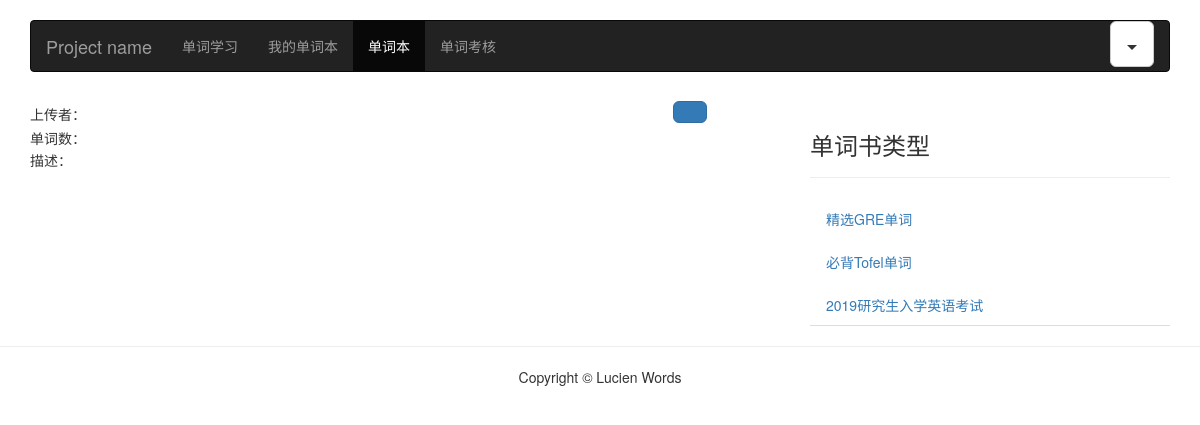
The app's page /account/learn/wordbook/wordbookunit (signed in) with its own data.
### learn/models.py (models this page shows, shortened)
class WordBook(models.Model):
    title = models.CharField(blank=True, max_length=50,
                                   verbose_name=u"书名")
    description = models.CharField(blank=True, max_length=200,
                                   verbose_name=u"描述")
    uploaded_user = models.ForeignKey(User, verbose_name=u"上传人", on_delete=models.CASCADE)
    word_num = models.IntegerField(default=1000, verbose_name=u"单词数")
    class Meta:
        verbose_name = u"单词本"
        verbose_name_plural = verbose_name

### learn/views.py (the view, shortened to what this page needs)
# urls.py: path('wordbook/wordbookunit', views.wordbookunit, name='wordbookunit'),
@login_required
def wordbookunit(request):
    passed = {}
    passed['wordbook_info'] = get_all_books()
    user = request.user
    if request.method == "GET":
        if 'id' in request.GET:
            all_words_num = 0
            wordbook_id = request.GET['id']
            get_book = WordBook.objects.get(id=wordbook_id)
            passed['title'] = get_book.title
            passed['description'] = get_book.description
            passed['uploaded_user'] = get_book.uploaded_user.username
            passed['username'] = user.username
            wordbookunit = WordUnit.objects.filter(book=get_book)
            if LearningPlan.objects.filter(user=user, wordbook=get_book).count() > 0:
                passed['save_button_name'] = SAVE_BUTTON[1]
            else:
                passed['save_button_name'] = SAVE_BUTTON[0]
            wb_info = []
            for wb in wordbookunit:
                info = {}
                info['unit_name'] = 'unit' + str(wb.unit_order)
                info['word_num'] = wb.word_num
                info['unit_id'] = wb.id
                all_words_num += wb.word_num
                wb_info.append(info)
            passed['allunits'] = wb_info
            passed['word_num'] = all_words_num
            passed['wordbook_id'] = wordbook_id
    return render(request, 'wordbookunit.html', passed)

### learn/views.py (called while the page is built)
def get_all_books():
    all_wordbooks = WordBook.objects.all()
    wordbook_info = []
    for wordbook in all_wordbooks:
        info = {}
        info['title'] = wordbook.title
        info['description'] = wordbook.description
        info['uploaded_user'] = wordbook.uploaded_user.username
        info['word_num'] = wordbook.word_num
        info['wordbook_id'] = wordbook.id
        wordbook_info.append(info)
    return wordbook_info

### learn/templates/wordbookunit.html (shortened to what this page needs)
<!DOCTYPE html>
{% load static %}
<html lang="zh-CN">
  <head>
    <link href="https://cdn.bootcss.com/bootstrap/3.3.7/css/bootstrap.min.css" rel="stylesheet">
    <link href="{% static 'css/font-awesome.min.css' %}" rel="stylesheet">
    <link href="{% static 'css/ie10-viewport-bug-workaround.css'%}" rel="stylesheet">
    <link href="{% static 'css/navbar.css'%}" rel="stylesheet">
    <link rel="stylesheet" type="text/css" href="{% static 'css/wordbook.css'%}">
  </head>
  <body>
    <div class="container">
      <nav class="navbar navbar-inverse">
        <div class="container-fluid">
          <div class="navbar-header">
            <a class="navbar-brand" href="#">Project name</a>
          </div>
          <div id="navbar" class="navbar-collapse collapse">
            <ul class="nav navbar-nav">
                <li><a href="{% url 'learn:learnindex' %}">单词学习</a></li>
                <li><a href="{% url 'learn:mywordbook' %}">我的单词本</a></li>
                <li class="active"><a href="{% url 'learn:wordbook' %}">单词本</a></li>
                <li><a href="{% url 'learn:voctest' %}">单词考核</a></li>
            </ul>
            <ul class="nav navbar-nav navbar-right">
              <div class="btn-group">
              <button type="button" class="btn btn-default btn-lg dropdown-toggle" data-toggle="dropdown" aria-haspopup="true" aria-expanded="false">
                {{username}} <span class="caret"></span>
              </button>
            </div>
            </ul>
          </div>
        </div>
      </nav>
    </div>
      <div class="container">
        <div class="row">
          <div class="col-md-8">
                <div class="row wordbook-detail-container">
                        <div class="col-md-10">
                                <div class="wordbook-basic-info span3">
                                        <div class="wordbook-title" style="max-width: 300px;">
                                        </div>
                                        <div class="wordbook-owner">
                                            <span>上传者： </span>
                                        </div>
                                        <div class="wordbook-count">
                                            <span>单词数： </span>{{word_num}}<br/>
                                        </div>
                                        <div>
                                            <span>描述： </span>
                                        </div>
                                </div>
                        </div>
                        <div id="wordbook-save-div" class="col-md-2 col-sm-2">
                                <button class="btn btn-primary btn-lg" type="submit" id="wordbook-save-button"  name="save", value="{{wordbook_id}}">{{save_button_name}}</button>
                              </div>
                         </div>
          </div>
          <div class="col-md-4">
            <div class="page-header">
                    <h3>单词书类型</h3>
            </div>
            <ul class="nav nav-tabs nav-stacked">
                {% for book in wordbook_info %}
                    <li data="10"><a href="wordbookunit?id={{book.wordbook_id}}">{{book.title}}</a></li>
                {% endfor %}
            </ul>
          </div>
        </div>
      </div>
      <hr>
      <footer>
          <div class="row">
              <div class="col-lg-12">
                  <p class="text-center">Copyright &copy; Lucien Words</p>
              </div>
          </div>
      </footer>
  </body>
</html>

### static/css/navbar.css (style rules this page uses)
body { padding-top: 20px; padding-bottom: 20px; }
.navbar { margin-bottom: 20px; }

### static/css/wordbook.css (style rules this page uses)
html { overflow-y: scroll; }
#wordbook-save-div { padding: 8px; }
.wordbook-detail-container .wordbook-title { font-size: 16px; padding: 5px 0; max-width: 150px; }
.wordbook-detail-container .wordbook-owner { padding: 2px 0; }
.wordbook-detail-container .wordbook-count { padding: 2px 0px; }
.wordbook-detail-container .wordbook-basic-info { margin-bottom: 40px; }

### records on screen
WordBook: title "精选GRE单词"
WordBook: title "必背Tofel单词"
WordBook: title "2019研究生入学英语考试"
